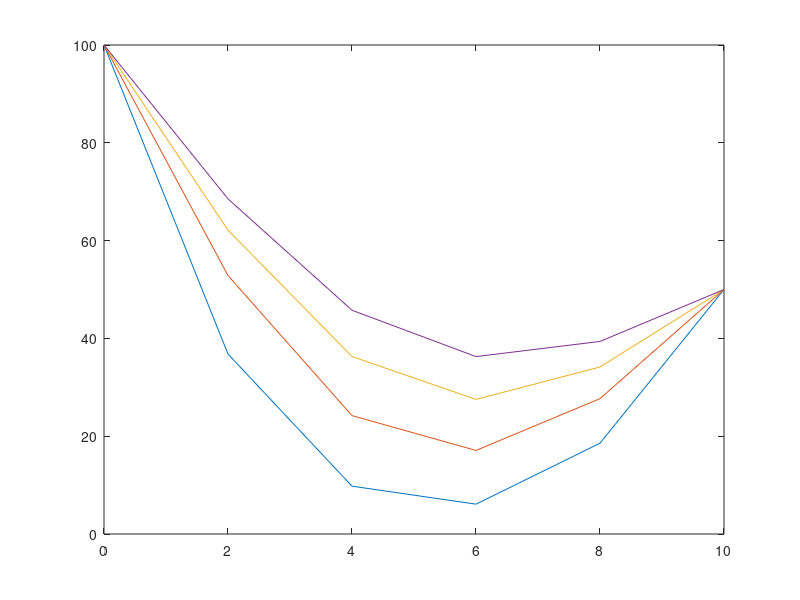

MATLAB code for this plot:
% Use the Crank-Nicolson method to solve for the temperature distribution of a
% long, thin rod with a length of 10 cm and the following values: k' = 0.49
% cal/(s*cm*C), delta x = 2 cm, and delta t = 0.1 s. At t = 0, the
% temperature of the rod is zero and the boundary condidions are fixed for
% all times at T(0) = 100 C and T(10) = 50 C. Note that the rod is aluminum
% with C = 0.835 cm^2/s and lemda = 0.835(0.1)/2^2 = 0.020875.

lambda = 0.020875;
T(1,2:5) = 0;
T(1,1) = 100;
T(1,6) = 50;

A(1,1) = 1;
A(6,6) = 1;
b(1,1) = 100;
b(6,1) = 50;

%% t = 0.1

for i = 2:5
    A(i,i-1) = -lambda;
    A(i,i) = 2*(1+lambda);
    A(i,i+1) = -lambda;
    b(i,1) = lambda*T(1,i-1) + 2*(1-lambda)*T(1,i) + lambda*T(1,i+1);
end

T(2,:) = A\b;

%% t = 0.2

for i = 2:5
    A(i,i-1) = -lambda;
    A(i,i) = 2*(1+lambda);
    A(i,i+1) = -lambda;
    b(i,1) = lambda*T(2,i-1) + 2*(1-lambda)*T(2,i) + lambda*T(2,i+1);
end

T(3,:) = A\b;

%% Repeat until t = 12

for j = 4:120
    for i = 2:5
        A(i,i-1) = -lambda;
        A(i,i) = 2*(1+lambda);
        A(i,i+1) = -lambda;
        b(i,1) = lambda*T(j-1,i-1) + 2*(1-lambda)*T(j-1,i) + lambda*T(j-1,i+1);
    end
    T(j,:) = A\b;
end 

%% Print some results

xx = 0:2:10;
plot(xx,T(30,:))
hold on
plot(xx,T(60,:))
plot(xx,T(90,:))
plot(xx,T(120,:))
hold off